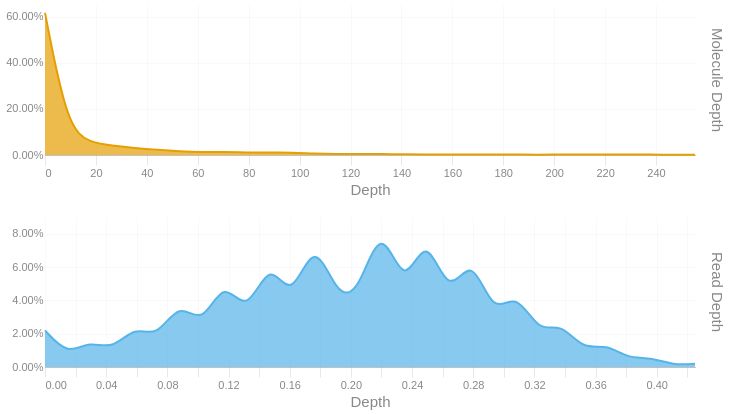

Notebook code cell kept with this figure:
### Code cell
readdep = depth_hist(tb['Read Depth'], q99, 3)
readdep = readdep.with_columns(pl.lit('Read Depth').alias('Metric'))
if not SKIPLR:
    moldep = depth_hist(tb['Molecule Depth'], mol_q99, 1)
    moldep = moldep.with_columns(pl.lit('Molecule Depth').alias('Metric'))
    _hist = pl.concat([readdep, moldep])
    _hist = _hist.filter(pl.col('Proportion') != 0)
    with SafeRender(_hist):
        (
            alt.Chart(_hist)        
            .mark_area(interpolate = "basis")
            .encode(
                x=alt.X('Bin:Q').scale(domainMin=0).axis(alt.Axis(title='Depth')),
                y = alt.Y('Proportion:Q', title = None).axis(format = '.2%'),
                color = alt.Color('Metric:N').legend(None),
                row = alt.Row("Metric:N").header(title = None, labelOrient = 'right'),
                tooltip = [
                    alt.Tooltip("Metric:N", title = "Metric"),
                    alt.Tooltip('Interval:N', title = "Depth Interval"),
                    alt.Tooltip('Proportion:Q', title = "% Alignments").format('.2%')
                ]
            )
            .resolve_scale(x='independent', y='independent')
            .properties(
                height = 150, width = 650,
                usermeta={'embedOptions': {'downloadFileName': f'{samplename}.depth.hist'}}
            )
        ).display()
else:
    readdep = readdep.filter(pl.col('Proportion') != 0)
    with SafeRender(readdep):
        (
            alt.Chart(readdep)        
            .mark_area(interpolate = "basis")
            .encode(
                x=alt.X('Bin:Q').scale(domainMin=0).axis(alt.Axis(title='Depth')),
                y = alt.Y('Proportion:Q', title = None).axis(format = '.2%'),
                tooltip = [
                    alt.Tooltip('Interval:N', title = "Depth Interval"),
                    alt.Tooltip('Proportion:Q', title = "% Alignments").format('.2%')
                ]
            )
            .properties(
                usermeta={'embedOptions': {'downloadFileName': f'{samplename}.depth.hist'}}
            )
        ).display()

### Figure 1 — Vega-Lite specification as saved in the notebook (floating-point values rounded to 4 significant figures)
{"width": 650, "height": 150, "config": {"title": {"anchor": "start", "dy": -15, "fontSize": 18, "color": "#888888", "subtitleColor": "#888888", "subtitleFontSize": 14}, "arc": {"fill": "#0072B2"}, "axis": {"domainColor": "#888888", "domainWidth": 0.5, "gridWidth": 0.2, "grid": false, "titleFontWeight": 400, "titleFontSize": 15, "labelFontSize": 11, "labelColor": "#888888", "tickColor": "#888888", "tickWidth": 0.2, "titleColor": "#888888"}, "axisBand": {"grid": false}, "axisX": {"grid": true, "tickSize": 10, "domainCap": "round"}, "axisY": {"domain": false, "grid": true, "tickSize": 0, "domainCap": "round"}, "background": "transparent", "header": {"labelFontSize": 15, "labelColor": "#888888", "titleFontSize": 15, "titleFontWeight": 600, "titleColor": "#888888"}, "legend": {"labelFont": "sans-serif", "labelFontSize": 12, "labelColor": "#888888", "symbolSize": 100, "symbolType": "circle", "titleFontSize": 12, "titlePadding": 10, "titleColor": "#888888", "title": null}, "range": {"category": ["#E69F00", "#56B4E9", "#009E73", "#F0E442", "#0072B2", "#D55E00", "#CC79A7", "#000000"], "diverging": ["#cfe8f3", "#a2d4ec", "#73bfe2", "#46abdb", "#1696d2", "#12719e"]}, "area": {"fill": "#0072B2", "fillOpacity": 0.7, "line": true, "strokeOpacity": 0.7}, "line": {"color": "#0072B2", "stroke": "#0072B2", "strokeWidth": 2}, "trail": {"color": "#0072B2", "stroke": "#0072B2", "strokeWidth": 0, "size": 1}, "point": {"filled": true, "fillOpacity": 1.0, "size": 95}, "text": {"color": "#888888", "fontSize": 11, "align": "right", "fontWeight": 400, "size": 11}, "bar": {"fill": "#0072B2", "stroke": null}, "view": {"stroke": null, "continuousWidth": 660, "continuousHeight": 400}}, "data": {"name": "data-795d48cd53f8ea4e7c924ddfe4e31ab8"}, "mark": {"type": "area", "interpolate": "basis"}, "encoding": {"color": {"field": "Metric", "legend": null, "type": "nominal"}, "row": {"field": "Metric", "header": {"title": null, "labelOrient": "right"}, "type": "nominal"}, "tooltip": [{"field": "Metric", "title": "Metric", "type": "nominal"}, {"field": "Interval", "title": "Depth Interval", "type": "nominal"}, {"field": "Proportion", "format": ".2%", "title": "% Alignments", "type": "quantitative"}], "x": {"axis": {"title": "Depth"}, "field": "Bin", "scale": {"domainMin": 0}, "type": "quantitative"}, "y": {"axis": {"format": ".2%"}, "field": "Proportion", "title": null, "type": "quantitative"}}, "resolve": {"scale": {"x": "independent", "y": "independent"}}, "usermeta": {"embedOptions": {"downloadFileName": "S6_Annis_4795.depth.hist"}}, "$schema": "https://vega.github.io/schema/vega-lite/v6.1.0.json", "datasets": {"data-795d48cd53f8ea4e7c924ddfe4e31ab8": [{"Bin": 0.0, "Interval": "0.0-0.015", "Proportion": 0.022, "Metric": "Read Depth"}, {"Bin": 0.015, "Interval": "0.015-0.029", "Proportion": 0.007, "Metric": "Read Depth"}, {"Bin": 0.029, "Interval": "0.029-0.044", "Proportion": 0.016, "Metric": "Read Depth"}, {"Bin": 0.044, "Interval": "0.044-0.059", "Proportion": 0.01, "Metric": "Read Depth"}, {"Bin": 0.059, "Interval": "0.059-0.073", "Proportion": 0.025, "Metric": "Read Depth"}, {"Bin": 0.073, "Interval": "0.073-0.088", "Proportion": 0.017, "Metric": "Read Depth"}, {"Bin": 0.088, "Interval": "0.088-0.103", "Proportion": 0.04, "Metric": "Read Depth"}, {"Bin": 0.103, "Interval": "0.103-0.117", "Proportion": 0.024, "Metric": "Read Depth"}, {"Bin": 0.117, "Interval": "0.117-0.132", "Proportion": 0.054, "Metric": "Read Depth"}, {"Bin": 0.132, "Interval": "0.132-0.147", "Proportion": 0.03, "Metric": "Read Depth"}, {"Bin": 0.147, "Interval": "0.147-0.161", "Proportion": 0.066, "Metric": "Read Depth"}, {"Bin": 0.161, "Interval": "0.161-0.176", "Proportion": 0.038, "Metric": "Read Depth"}, {"Bin": 0.176, "Interval": "0.176-0.191", "Proportion": 0.079, "Metric": "Read Depth"}, {"Bin": 0.191, "Interval": "0.191-0.205", "Proportion": 0.042, "Metric": "Read Depth"}, {"Bin": 0.205, "Interval": "0.205-0.22", "Proportion": 0.044, "Metric": "Read Depth"}, {"Bin": 0.22, "Interval": "0.22-0.235", "Proportion": 0.089, "Metric": "Read Depth"}, {"Bin": 0.235, "Interval": "0.235-0.249", "Proportion": 0.044, "Metric": "Read Depth"}, {"Bin": 0.249, "Interval": "0.249-0.264", "Proportion": 0.083, "Metric": "Read Depth"}, {"Bin": 0.264, "Interval": "0.264-0.279", "Proportion": 0.04, "Metric": "Read Depth"}, {"Bin": 0.279, "Interval": "0.279-0.293", "Proportion": 0.069, "Metric": "Read Depth"}, {"Bin": 0.293, "Interval": "0.293-0.308", "Proportion": 0.03, "Metric": "Read Depth"}, {"Bin": 0.308, "Interval": "0.308-0.323", "Proportion": 0.046, "Metric": "Read Depth"}, {"Bin": 0.323, "Interval": "0.323-0.337", "Proportion": 0.02, "Metric": "Read Depth"}, {"Bin": 0.337, "Interval": "0.337-0.352", "Proportion": 0.027, "Metric": "Read Depth"}, {"Bin": 0.352, "Interval": "0.352-0.367", "Proportion": 0.01, "Metric": "Read Depth"}, {"Bin": 0.367, "Interval": "0.367-0.381", "Proportion": 0.014, "Metric": "Read Depth"}, {"Bin": 0.381, "Interval": "0.381-0.396", "Proportion": 0.005, "Metric": "Read Depth"}, {"Bin": 0.396, "Interval": "0.396-0.411", "Proportion": 0.006, "Metric": "Read Depth"}, {"Bin": 0.411, "Interval": "0.411-0.425", "Proportion": 0.001, "Metric": "Read Depth"}, {"Bin": 0.425, "Interval": "0.425-0.44", "Proportion": 0.002, "Metric": "Read Depth"}, {"Bin": 0.0, "Interval": "0.0-8.8", "Proportion": 0.616, "Metric": "Molecule Depth"}, {"Bin": 8.8, "Interval": "8.8-17.6", "Proportion": 0.118, "Metric": "Molecule Depth"}, {"Bin": 17.6, "Interval": "17.6-26.4", "Proportion": 0.054, "Metric": "Molecule Depth"}, {"Bin": 26.4, "Interval": "26.4-35.2", "Proportion": 0.041, "Metric": "Molecule Depth"}, {"Bin": 35.2, "Interval": "35.2-44.0", "Proportion": 0.03, "Metric": "Molecule Depth"}, {"Bin": 44.0, "Interval": "44.0-52.8", "Proportion": 0.022, "Metric": "Molecule Depth"}, {"Bin": 52.8, "Interval": "52.8-61.6", "Proportion": 0.016, "Metric": "Molecule Depth"}, {"Bin": 61.6, "Interval": "61.6-70.4", "Proportion": 0.013, "Metric": "Molecule Depth"}, {"Bin": 70.4, "Interval": "70.4-79.2", "Proportion": 0.013, "Metric": "Molecule Depth"}, {"Bin": 79.2, "Interval": "79.2-88.0", "Proportion": 0.011, "Metric": "Molecule Depth"}, {"Bin": 88.0, "Interval": "88.0-96.8", "Proportion": 0.01, "Metric": "Molecule Depth"}, {"Bin": 96.8, "Interval": "96.8-105.6", "Proportion": 0.011, "Metric": "Molecule Depth"}, {"Bin": 105.6, "Interval": "105.6-114.4", "Proportion": 0.006, "Metric": "Molecule Depth"}, {"Bin": 114.4, "Interval": "114.4-123.2", "Proportion": 0.004, "Metric": "Molecule Depth"}, {"Bin": 123.2, "Interval": "123.2-132.0", "Proportion": 0.005, "Metric": "Molecule Depth"}, {"Bin": 132.0, "Interval": "132.0-140.8", "Proportion": 0.004, "Metric": "Molecule Depth"}, {"Bin": 140.8, "Interval": "140.8-149.6", "Proportion": 0.003, "Metric": "Molecule Depth"}, {"Bin": 149.6, "Interval": "149.6-158.4", "Proportion": 0.002, "Metric": "Molecule Depth"}, {"Bin": 158.4, "Interval": "158.4-167.3", "Proportion": 0.002, "Metric": "Molecule Depth"}, {"Bin": 167.3, "Interval": "167.3-176.1", "Proportion": 0.002, "Metric": "Molecule Depth"}, {"Bin": 176.1, "Interval": "176.1-184.9", "Proportion": 0.002, "Metric": "Molecule Depth"}, {"Bin": 184.9, "Interval": "184.9-193.7", "Proportion": 0.002, "Metric": "Molecule Depth"}, {"Bin": 193.7, "Interval": "193.7-202.5", "Proportion": 0.001, "Metric": "Molecule Depth"}, {"Bin": 202.5, "Interval": "202.5-211.3", "Proportion": 0.002, "Metric": "Molecule Depth"}, {"Bin": 211.3, "Interval": "211.3-220.1", "Proportion": 0.002, "Metric": "Molecule Depth"}, {"Bin": 220.1, "Interval": "220.1-228.9", "Proportion": 0.002, "Metric": "Molecule Depth"}, {"Bin": 228.9, "Interval": "228.9-237.7", "Proportion": 0.002, "Metric": "Molecule Depth"}, {"Bin": 237.7, "Interval": "237.7-246.5", "Proportion": 0.002, "Metric": "Molecule Depth"}, {"Bin": 246.5, "Interval": "246.5-255.3", "Proportion": 0.001, "Metric": "Molecule Depth"}, {"Bin": 255.3, "Interval": "255.3-264.08", "Proportion": 0.001, "Metric": "Molecule Depth"}]}}
